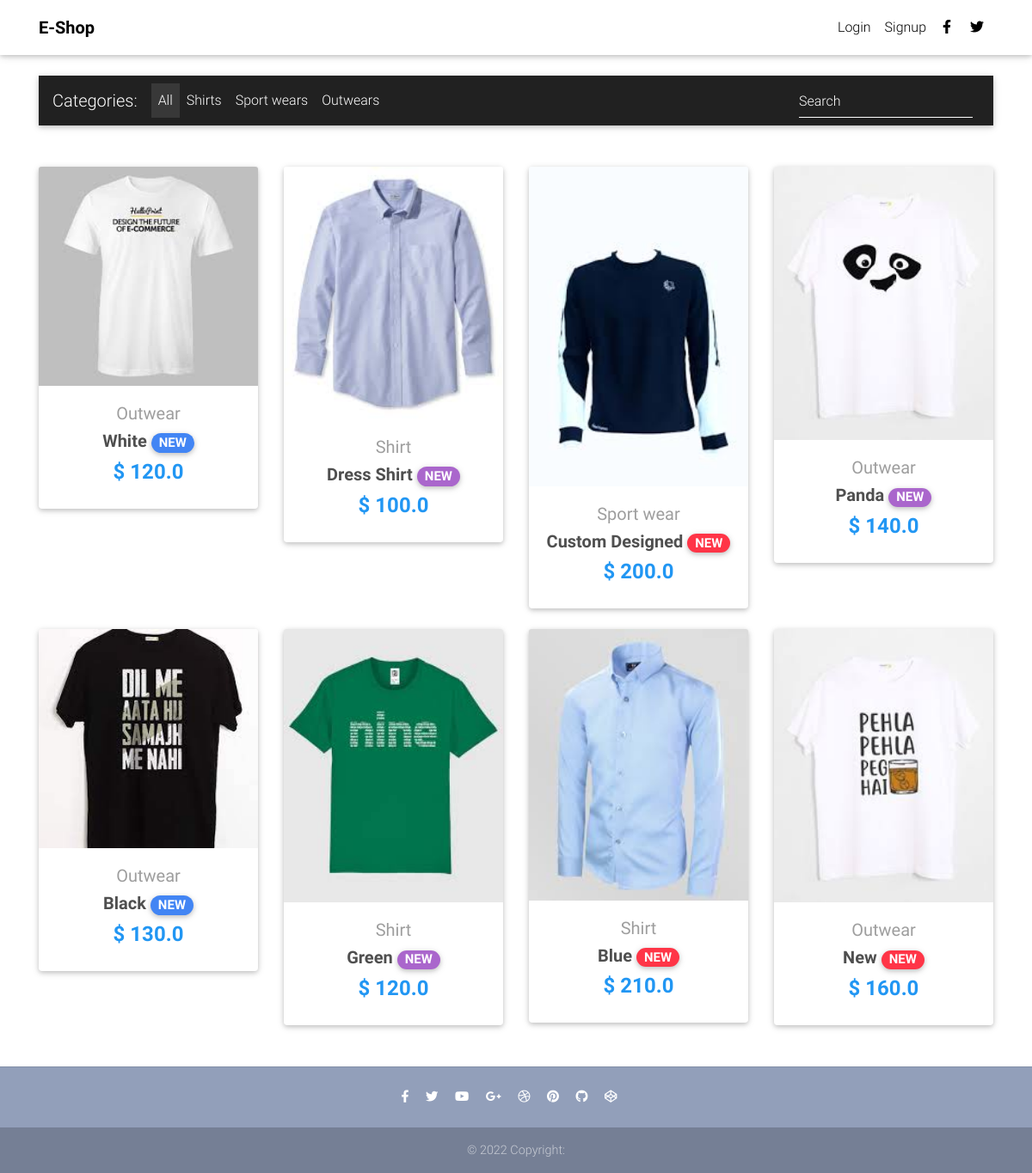
The page / on the database its author committed.
### onlinestore/models.py (models this page shows, shortened)
class Item(models.Model):
    item_title = models.CharField(max_length=120)
    price = models.FloatField()
    discount = models.FloatField(blank=True, null=True)
    category = models.CharField(choices=CATEGORY_CHOICES, max_length=2,default='S')
    label = models.CharField(choices=LABEL_CHOICES,max_length=2,default='D')
    description = models.TextField(default="This is the dummy description of this product item")
    slug = models.SlugField(default='item_title')
    image = models.ImageField(blank=True, null=True)
    def getAbsoluteUrl(self):
        return reverse( "onlinestore:products", kwargs={ 'slug' : self.slug})

### onlinestore/views.py (the view)
# urls.py: path('',HomeView.as_view(),name='home'),
class HomeView(ListView):
    model = Item
    paginate_by = 15
    template_name = "homePage.html"

### templates/homePage.html (shortened to what this page needs)
{% extends "base.html" %}
{% block content %}
<body>
  <main>
    <div class="container">
      <nav class="navbar navbar-expand-lg navbar-dark  bg-dark  mt-3 mb-5">
        <span class="navbar-brand">Categories:</span>
        <div class="collapse navbar-collapse" id="basicExampleNav">
          <ul class="navbar-nav mr-auto">
            <li class="nav-item active">
              <a class="nav-link" href="#">All
              </a>
            </li>
            <li class="nav-item">
              <a class="nav-link" href="#">Shirts</a>
            </li>
            <li class="nav-item">
              <a class="nav-link" href="#">Sport wears</a>
            </li>
            <li class="nav-item">
              <a class="nav-link" href="#">Outwears</a>
            </li>
          </ul>
          <form class="form-inline">
            <div class="md-form my-0">
              <input class="form-control mr-sm-2" type="text" placeholder="Search" aria-label="Search">
            </div>
          </form>
        </div>
      </nav>
      <section class="text-center mb-4">
        <div class="row wow fadeIn">
          {% for item in object_list %}
          <div class="col-lg-3 col-md-6 mb-4">
            <div class="card">
              <div class="view overlay">
                {% if item.image %}
                <img src="{{ item.image.url }}" class="card-img-top">
                {%else%}
                <img src="https://maps.google.com/" class="card-img-top">
                {% endif %}
              </div>
              <div class="card-body text-center">
                <a href="" class="grey-text">
                  <h5>{{item.get_category_display}}</h5>
                </a>
                <h5>
                  <strong>
                    <a href="{{item.getAbsoluteUrl}}" class="dark-grey-text">{{item.item_title}}
                      <span class="badge badge-pill {{item.get_label_display}}-color">NEW</span>
                    </a>
                  </strong>
                </h5>
                <h4 class="font-weight-bold blue-text">
                  <strong>$
                    {% if item.discount%}
                      {{item.discount}}
                    {% else %}
                      {{item.price}}
                    {% endif %}
                  </strong>
                </h4>
              </div>
            </div>
          </div>
          {% endfor %}
        </div>
      </section>
    </div>
  </main>
</body>
</html>
{% endblock content %}

### templates/base.html (shortened to what this page needs)
{% load static %}
<!DOCTYPE html>
<html lang="en">
<head>
  <link rel="stylesheet" href="https://use.fontawesome.com/releases/v5.11.2/css/all.css" >
  <link href="{% static 'css/bootstrap.min.css' %}" rel="stylesheet">
  <link href="{% static 'css/mdb.min.css' %}" rel="stylesheet">
  <link href= "{% static 'css/style.min.css' %}" rel="stylesheet">
</head>
{% include "navbar.html" %}
<body>
  <div class="mt-5 pt-4">
  </div>
        {% block content %}
        {% endblock content %}
        {% include "footer.html" %}
    </body>
</html>

### templates/navbar.html (shortened to what this page needs)
{% load cartTemplateTags %}
  <nav class="navbar fixed-top navbar-expand-lg navbar-light white scrolling-navbar">
    <div class="container">
      <a class="navbar-brand waves-effect" href="/">
        <strong class="black-text"><b>E-Shop</b></strong>
      </a>
      <div class="collapse navbar-collapse" id="navbarSupportedContent">
        <ul class="navbar-nav nav-flex-icons">
          {% if request.user.is_authenticated %}
          <li class="nav-item">
            <a href= "{% url 'onlinestore:orderSummary' %}" class="nav-link waves-effect">
              <span class="badge red z-depth-1 mr-1"> {{request.user | cartItemCount}} </span>
              <i class="fas fa-shopping-cart"></i>
              <span class="clearfix d-none d-sm-inline-block"> Cart </span>
            </a>
          </li>
          <li class="nav-item">
            <a class="nav-link waves-effect" href="{% url 'account_logout' %}">
              <span class="clearfix d-none d-sm-inline-block"> Logout </span>
            </a>
          </li>
          {% else %}
          <li class="nav-item">
            <a class="nav-link waves-effect" href="{% url 'account_login' %}">
              <span class="clearfix d-none d-sm-inline-block"> Login </span>
            </a>
          </li>
          <li class="nav-item">
            <a class="nav-link waves-effect" href="{% url 'account_signup' %}">
              <span class="clearfix d-none d-sm-inline-block"> Signup </span>
            </a>
          </li>
          {% endif %}
          <li class="nav-item">
            <a href="https://www.facebook.com/" class="nav-link waves-effect" target="_blank">
              <i class="fab fa-facebook-f"></i>
            </a>
          </li>
          <li class="nav-item">
            <a href="https://twitter.com/" class="nav-link waves-effect" target="_blank">
              <i class="fab fa-twitter"></i>
            </a>
          </li>
        </ul>
      </div>
    </div>
  </nav>

### templates/footer.html
  <footer class="page-footer text-center font-small mt-4 wow fadeIn">
    <hr class="my-4">
    <div class="pb-4">
      <a href="https://www.facebook.com/" target="_blank">
        <i class="fab fa-facebook-f mr-3"></i>
      </a>
      <a href="https://twitter.com/" target="_blank">
        <i class="fab fa-twitter mr-3"></i>
      </a>
      <a href="https://www.youtube.com/" target="_blank">
        <i class="fab fa-youtube mr-3"></i>
      </a>
      <a href="https://plus.google.com/u/0/b/107863090883699620484" target="_blank">
        <i class="fab fa-google-plus-g mr-3"></i>
      </a>
      <a href="https://dribbble.com/" target="_blank">
        <i class="fab fa-dribbble mr-3"></i>
      </a>
      <a href="https://pinterest.com/" target="_blank">
        <i class="fab fa-pinterest mr-3"></i>
      </a>
      <a href="https://github.com/" target="_blank">
        <i class="fab fa-github mr-3"></i>
      </a>
      <a href="http://codepen.io/" target="_blank">
        <i class="fab fa-codepen mr-3"></i>
      </a>
    </div>
    <div class="footer-copyright py-3">
      © 2022 Copyright:
    </div>
  </footer>

### templates/scripts.html (shortened to what this page needs)
{% load static %}

### templates/base.html (style rules this page uses)
html, body, header, .carousel { height: 60vh; }

### rows shown on the page
Item: image (picture), category "Outwear", item_title "White", discount "120.0"
Item: image (picture), category "Shirt", item_title "Dress Shirt", discount "100.0"
Item: image (picture), category "Sport wear", item_title "Custom Designed", discount "200.0"
Item: image (picture), category "Outwear", item_title "Panda", discount "140.0"
Item: image (picture), category "Outwear", item_title "Black", price "130.0"
Item: image (picture), category "Shirt", item_title "Green", price "120.0"
Item: image (picture), category "Shirt", item_title "Blue", price "210.0"
Item: image (picture), category "Outwear", item_title "New", discount "160.0"
